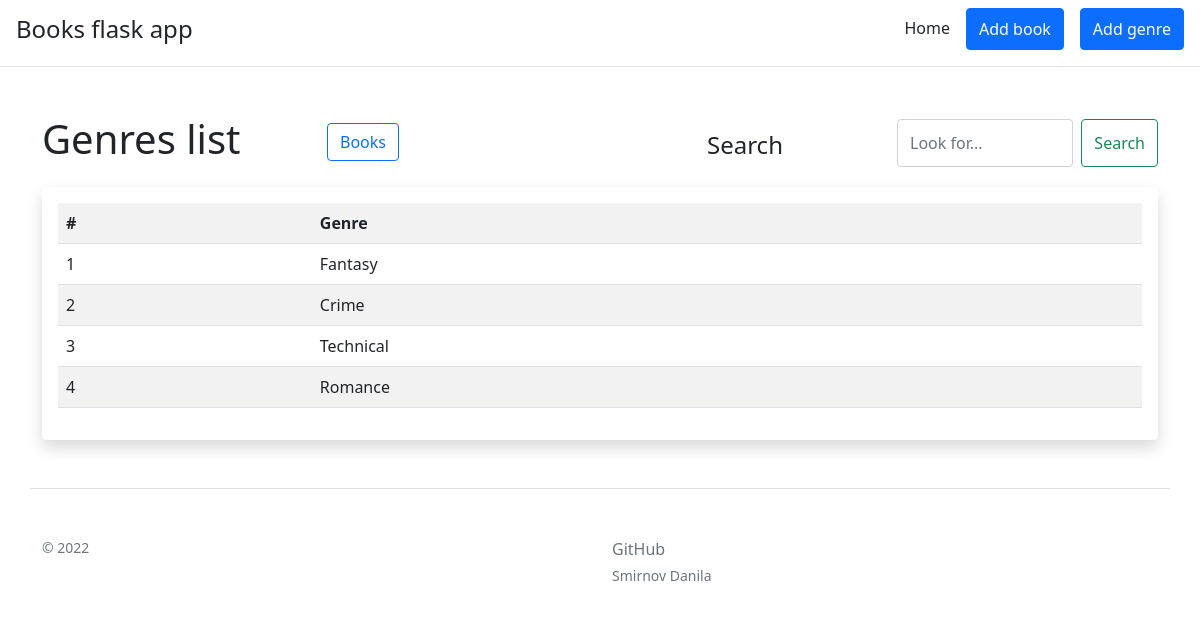
Page /?book_select=true on the earlier database version.
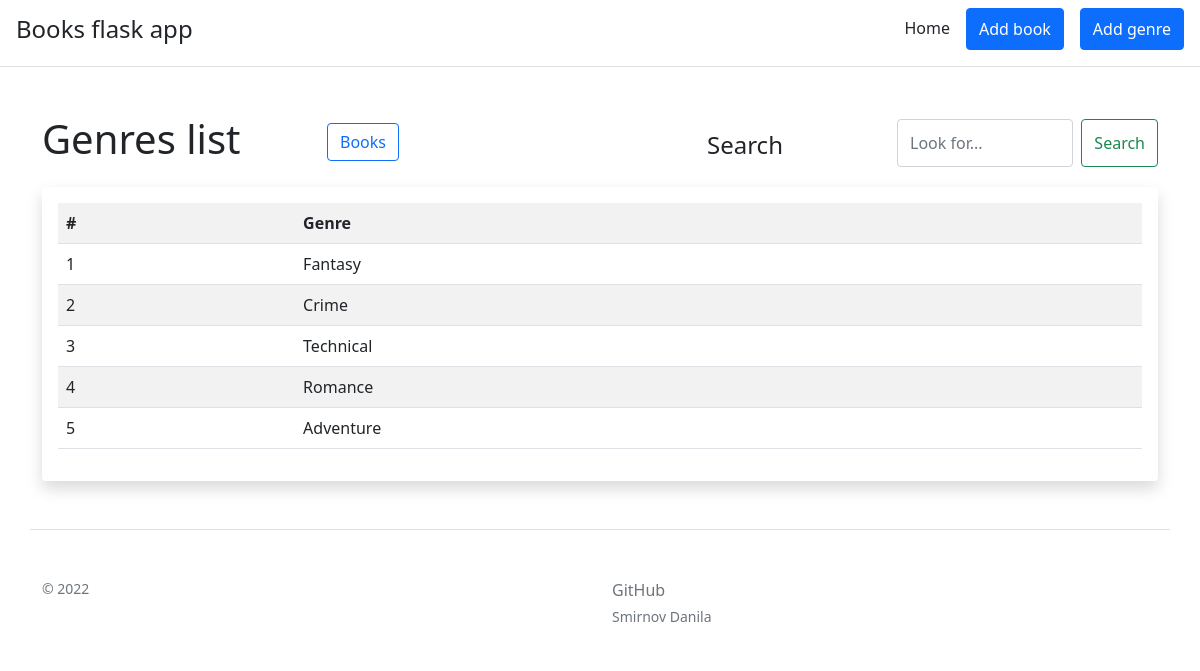
Same page on the later database version.
### app.py (models this page shows, shortened)
class Genres(db.Model):
    id = db.Column(db.Integer, primary_key=True)
    name = db.Column(db.String(100), nullable=False)
    books = db.relationship('Books', backref='genres', lazy=True)

### app.py (the view)
@app.route('/', methods=['GET', 'POST'])
def index():
    books = Books.query.order_by(Books.date.desc()).all()
    genres = Genres.query.all()
    book_select = request.args.get('book_select') == 'true'
    q = request.args.get('q')
    if q:
        books = Books.query.filter(Books.title.contains(q) | Books.genre.contains(q) |
                                   Books.author.contains(q) | Books.date.contains(q)).order_by(Books.date.desc())
    return render_template('index.html', books=books, genres=genres, book_select=book_select)

### templates/index.html (shortened to what this page needs)
{% extends 'base.html' %}
{% block body %}
<div class="container mt-5 mb-5">
    <div class="row mb-3">
        {% if book_select %}
        <h1 class="col-3">Genres list</h1>
        <a href="?book_select=false" class="col-2 pt-2"><button class="btn btn-outline-primary">Books</button></a>
        {% else %}
        <h1 class="col-3">Books list</h1>
        <a href="?book_select=true" class="col-2 pt-2"><button class="btn btn-outline-primary">Genres</button></a>
        {% endif %}
        <h4 class="col-2 pt-3 offset-md-2">Search</h4>
        <form class="col d-flex mb-1 mt-1" method="GET">
            <input type="text" class="form-control me-2" placeholder="Look for..." aria-label="Username"
               aria-describedby="basic-addon1" name="q">
            <button type="submit" class="btn btn-outline-success">Search</button>
        </form>
    </div>
    {% if not book_select %}
        <div class="shadow p-3 mb-5 bg-body rounded">
            {% if books %}
                <table class="table table-striped table-hover">
                    <tr>
                        <td class="alert-link">#</td>
                        <td class="alert-link">Title</td>
                        <td class="alert-link">Genre</td>
                        <td class="alert-link">Author</td>
                        <td class="alert-link">Created</td>
                        <td class="alert-link"></td>
                    </tr>
                    {% for el in books %}
                    <tr>
                        <td>{{ el.id }}</td>
                        <td>{{ el.title }}</td>
                        <td>{{ genres[el.genre-1].name  }}</td>
                        <td>{{ el.author }}</td>
                        <td>{{ el.date.date() }}</td>
                        <td><a href="/{{ el.id }}" class="btn btn-secondary">Details</a></td>
                    </tr>
                    {% endfor %}
                </table>
            {% else %}
                <p>There is no books yet :(</p>
            {% endif %}
        </div>
    {% else %}
        <div class="shadow p-3 mb-5 bg-body rounded">
            {% if genres|length > 0 %}
                <table class="table table-striped table-hover">
                    <tr>
                        <td class="alert-link">#</td>
                        <td class="alert-link">Genre</td>
                    </tr>
                    {% for el in genres %}
                    <tr>
                        <td>{{ el.id }}</td>
                        <td>{{ el.name }}</td>
                    </tr>
                    {% endfor %}
                </table>
            {% else %}
                <p>There is no books yet :(</p>
            {% endif %}
        </div>
    {% endif %}
</div>
{% endblock %}

Differences in the rows shown:
added Genres: id "5", name "Adventure"
